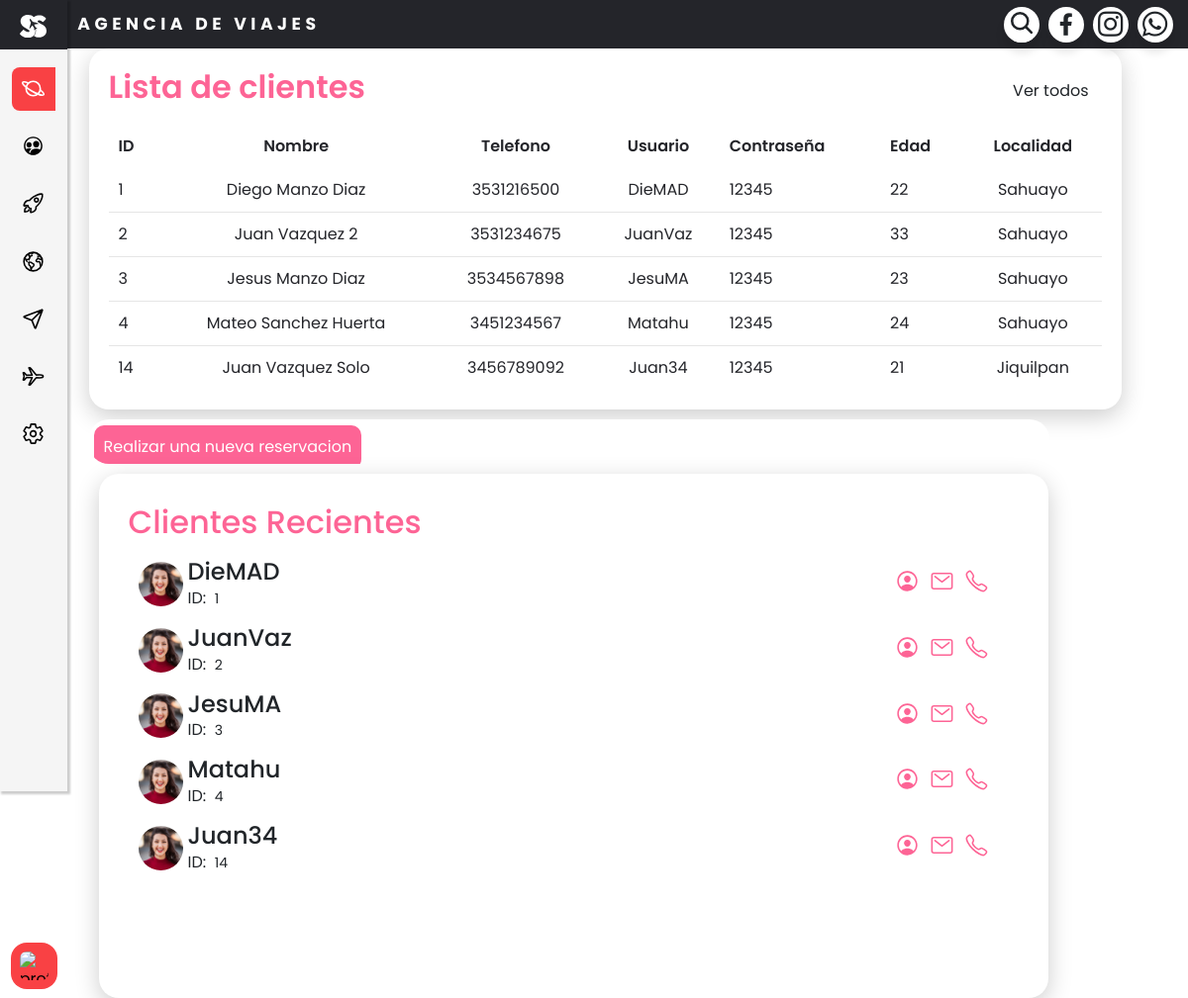
/clientes/, run on an earlier commit of the app's database.
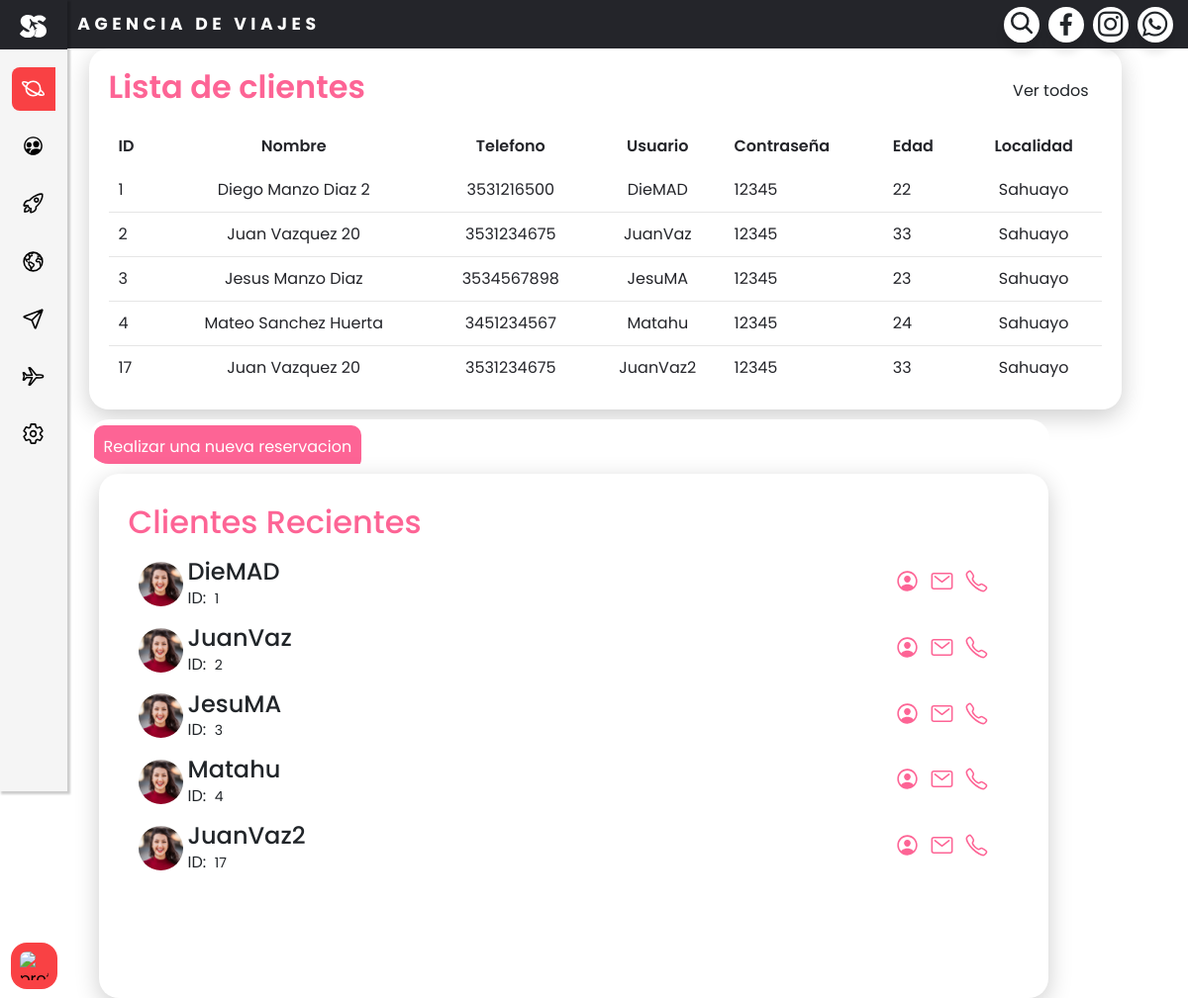
And on a later commit of the database.
### clientes/models.py (models this page shows, shortened)
class Cliente(models.Model):
    idcliente = models.AutoField(primary_key=True,unique=True, blank=False, null=False)
    nombrec = models.CharField(max_length=255, blank=False, null=False)
    telefenoc = models.CharField(max_length=20)
    usuarioc = models.CharField(max_length=50, unique=True,blank=False, null=False)
    passwordc = models.CharField(max_length=100,blank=False, null=False)
    edadc = models.IntegerField()
    localidad = models.CharField(max_length=100)

### clientes/views.py (the view)
# urls.py: path('',include('clientes.urls')),
def clientes(request):
    clientes = Cliente.objects.all()
    data = {
        'clientes': clientes
    }
    response = render(request, 'clientes/clientes.html', context=data)
    response['X-Frame-Options'] = 'ALLOW-FROM *'
    return response

### clientes/templates/clientes/clientes.html (shortened to what this page needs)
{% extends 'base/base.html' %}
{% load static %}
{% block content %}
    <div class="reservas">
        <div class="recientes">
            <div class="titulo">
                <h2>Lista de clientes </h2>
                <a href="#" class="btn">Ver todos</a>
            </div>
            <table>
                <thead>
                    <tr>
                        <td>ID</td>
                        <td>Nombre</td>
                        <td>Telefono</td>
                        <td>Usuario</td>
                        <td>Contraseña</td>
                        <td>Edad</td>
                        <td>Localidad</td>
                    </tr>
                </thead>
                <tbody class="TableClientes">
                    {% for cliente in clientes %}
                        <tr>
                            <td>{{ cliente.idcliente }}</td>
                            <td>{{ cliente.nombrec }}</td>
                            <td>{{ cliente.telefenoc }}</td>
                            <td>{{ cliente.usuarioc }}</td>
                            <td>{{ cliente.passwordc }}</td>
                            <td>{{ cliente.edadc }}</td>
                            <td>{{ cliente.localidad }}</td>
                        </tr>
                    {% endfor %}
                </tbody>
            </table>
        </div>
        <div class="sidecontent">
            <div class="ops mini">
                <a href="#" class="btn-expand">Realizar una nueva reservacion</a>
            </div>
            <div class="ops-right">
                <div class="header">
                    <h2>Clientes Recientes</h2>
                </div>
                <table>
                    <tbody class="clientesRC">
                        {% for cliente in clientes %}
                            <tr class="trC">
                                <td width="60px" class="tdi"><div class="imbBx"><img src="{% static 'Imgs/us1.jpg' %}"></div></td>
                                <td><h4>{{ cliente.usuarioc }}</h4>ID: &nbsp<span class="idT">{{ cliente.idcliente }}</span>
                                    <div class="iconos">
                                        <ion-icon class="profile" name="person-circle-outline"></ion-icon>
                                        <ion-icon name="mail-outline"></ion-icon>
                                        <ion-icon name="call-outline"></ion-icon>
                                    </div>
                                </td>
                            </tr>
                        {% endfor %}
                    </tbody>
                </table>
                </div>
            </div>
        </div>
{% endblock %}

### templates/base/base.html (shortened to what this page needs)
{% load static %}
<!DOCTYPE html>
<html lang="es">
  <head>
    <link rel="stylesheet" type="text/css" href="{% static 'assets/css/principal.css' %}">
    <link rel="stylesheet" type="text/css" href="{% static 'assets/css/scrollbar.css' %}">
    <link rel="stylesheet" type="text/css" href="{% static 'assets/css/tarjeta.css' %}">
    <link rel="stylesheet" type="text/css" href="{% static 'assets/css/clientes.css' %}">
    <link rel="stylesheet" href="https://cdnjs.cloudflare.com/ajax/libs/font-awesome/5.15.3/css/all.min.css"/>
     <link rel="stylesheet" href="https://cdn.jsdelivr.net/npm/bootstrap@5.1.3/dist/css/bootstrap.min.css">
    <link rel="stylesheet" type="text/css" href={% static 'assets/css/sidemenu.css' %}>
    <link rel="stylesheet" type="text/css" href={% static 'Fonts/fuentes.css' %}>
    <link rel="stylesheet" type="text/css" href={% static 'assets/css/topmenu.css' %}>
    <link rel="stylesheet" type="text/css" href="https://cdnjs.cloudflare.com/ajax/libs/font-awesome/5.14.0/css/all.min.css">
  </head>
  <body id="body-pd">
    <nav class="top-navbar" id="navtop">
        <span class="hide" id="pc-tittle">agencia de viajes</span>
          <div class="wrapper">
              <div class="search">
                <div class="icons">
                  <ion-icon name="search-outline" class="icon"></ion-icon>
                </div>
                <div class="input">
                  <input type="text" placeholder="Buscar" id="busqueda">
                </div>
              </div>
              <div class="button">
                <div class="icon">
                  <i class="fab fa-facebook-f"></i>
                </div>
              </div>
              <div class="button">
                <div class="icon">
                  <i class="fab fa-instagram"></i>
                </div>
              </div>
              <div class="button">
                <div class="icon">
                  <i class="fab fa-whatsapp"></i>
                </div>
              </div>
          </div>
    </nav>
    <div class="l-navbar" id="navbar">
      <div class="logo-details">
      </div>
    <nav class="nav">
          <div class="nav__list">
            <a href="{% url 'dashboard' %}" class="nav__link active" target="iframe" >
              <ion-icon name="planet-outline" class="nav__icon"></ion-icon>
            </a>
              <a href="{% url 'clientes' %}" class="nav__link">
              <ion-icon name="people-circle-outline" class="nav__icon"></ion-icon>
            </a>
              <a href="#" class="nav__link">
              <ion-icon name="rocket-outline" class="nav__icon"></ion-icon>
            </a>
              <a href="#" class="nav__link">
              <ion-icon name="earth-outline" class="nav__icon"></ion-icon>
            </a>
              <a href="{% url 'proveedores' %}" class="nav__link">
              <ion-icon name="paper-plane-outline" class="nav__icon"></ion-icon>
            </a>
            <a href="Vuelos.html" class="nav__link" target="iframe">
             <ion-icon name="airplane-outline" class="nav__icon"></ion-icon>
            </a>
            <a href="#" class="nav__link">
              <ion-icon name="settings-outline" class="nav__icon"></ion-icon>
            </a>
          </div>
        <div class="profile-details">
          <div class="profile-content">
            <img src="https://encrypted-tbn0.gstatic.com/images?q=tbn:ANd9GcT2FZpmm1vvLCTYC3Wh7rbcwxB-Jmy5nUNTSw&usqp=CAU" alt="profileImg">
          </div>
        </div>
    </nav>
    </div>
    <div class="container-fluid">
        {% block content %}{% endblock %}
    </div>
    <link href='https://unpkg.com/boxicons@2.0.7/css/boxicons.min.css' rel='stylesheet'>
  </body>
</html>

### static/assets/css/principal.css (style rules this page uses)
body { font-family: "Poppins", sans-serif; }
:root { --est-art: whitesmoke ; --est-text: #4182E5 ; --text-color: white; --second-text-color: #999; --white: white; --text-color-black: #24252A; }
.container-fluid { overflow: scroll; }

### static/assets/css/clientes.css (style rules this page uses)
body { font-family: "Poppins", sans-serif; }
:root { --white: white; --color: #FD6495; --color2: #FD649599; --black1: #24252A; --tamañoOps: 90px; }
.reservas { position: relative; width: 100%; padding-top: 10px; display: grid; grid-template-columns: 63% 34.2%; padding-left: 10px; }
.reservas .recientes { position: relative; display: inline; padding: 20px; box-shadow: 0 7px 25px rgba(0, 0, 0, 0.2); border-radius: 20px; max-height: 720px; overflow: scroll; }
.titulo { display: flex; justify-content: space-between; align-items: center; height: max-content; }
.titulo h2 { font-weight: 600; color: var(--color); }
.btn { position: relative; padding: 5px 10px; background: var(--color); text-decoration: none; color: var(--white); border-radius: 6px; }
.reservas table { border-collapse: collapse; margin-top: 10px; width: 100%; }
.reservas table thead td { font-weight: 600; }
.reservas .recientes table tr { color: var(--black1); border-bottom: 1px solid rgba(0, 0, 0, 0.1); }
.reservas .recientes table tr:last-child { border-bottom: none; }
.reservas .recientes table tr td { padding: 10px; }
.reservas .recientes table tr td:last-child { text-align: center; }
.reservas .recientes table tr td:nth-child(2) { text-align: center; }
.reservas .recientes table tr td:nth-child(3) { text-align: center; }
.reservas .recientes table tr td:nth-child(4) { text-align: center; }
.reservas .ops { position: relative; display: flex; flex-direction: column; background-color: var(--white); width: 95%; height: max-content; padding: 10px 20px; box-shadow: 0 7px 25px rgba(0, 0, 0, 0.2); border-radius: 20px; margin-left: 10px; align-items: center; }
.btn-expand { display: none; }
.ops-right { position: relative; min-height: 530px; max-height: 530px; padding: 30px; background-color: var(--white); width: 92%; box-shadow: 0 7px 25px rgba(0, 0, 0, 0.2); border-radius: 20px; margin-top: 10px; margin-left: 10px; overflow-x: hidden; }
.ops-right .header h2 { margin: 0; padding: 0; color: var(--color); }
.ops-right .imbBx { position: relative; width: 45px; height: 45px; border-radius: 50%; overflow: hidden; }
.ops-right .imbBx img { position: absolute; left: 0px; top: 0; width: 100%; height: 100%; object-fit: cover; }
.ops-right table { width: 100%; }
.ops-right table tr td { padding: 7px 0px; }
.ops-right table tr { transition: 0.5s; position: relative; }
.ops-right .tdi { padding-left: 10px; }
.ops-right table tr td h4 { margin: 0; }
.ops-right table tr td span { font-size: 14px; }
.ops-right .iconos { cursor: pointer; display: flex; gap: 10px; color: var(--color); position: absolute; top: 18px; right: 30px; font-size: 25px; transition: 0.2s; }
.ops-right .iconos ion-icon { transition: 0.5s; }
.recientes { display: none; }
@media (max-width: 1312px) { body { padding-left: 0px; } }
@media (max-width: 1312px) { .btn-expand { display: flex; background-color: var(--color); padding: 10px; text-decoration: none; color: white; border-radius: 10px; align-self: flex-start; transition: all 0.7s ease-in-out; } }
@media (max-width: 1312px) { .reservas { position: relative; width: 95%; display: grid; grid-template-columns: 1fr; padding-top: 0px; } }
@media (max-width: 1312px) { .ops.mini { height: 45px; border: none; box-shadow: none; margin-left: 0; padding-left: 5px; padding-top: 6px; margin: 0px; transition: all 0.7s ease-in-out; } }
@media (max-width: 1312px) { .ops { grid-row: 1; height: 390px; margin-bottom: 15px; overflow: hidden; transition: all 0.7s ease-in-out; } }
@media (max-width: 1312px) { .reservas .ops { align-items: center; text-align: center; width: 93%; margin-top: 10px; } }

What changed in the data, as far as the page shows it:
removed Cliente: idcliente "14", nombrec "Juan Vazquez Solo", telefenoc "3456789092", usuarioc "Juan34", passwordc "12345", edadc "21", localidad "Jiquilpan"
changed Cliente "DieMAD": nombrec "Diego Manzo Diaz" → "Diego Manzo Diaz 2"
changed Cliente "JuanVaz": nombrec "Juan Vazquez 2" → "Juan Vazquez 20"
added Cliente: idcliente "17", nombrec "Juan Vazquez 20", telefenoc "3531234675", usuarioc "JuanVaz2", passwordc "12345", edadc "33", localidad "Sahuayo"
